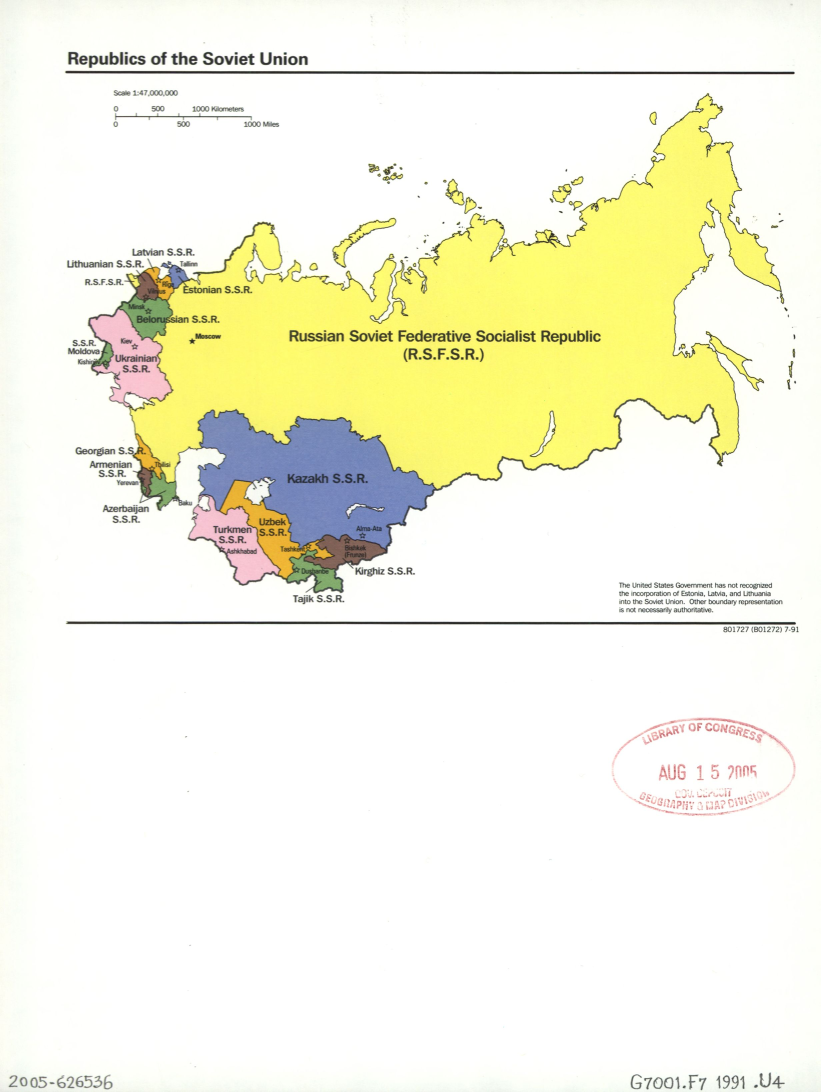
#> input picture assets/ussr-republics-1991.jpg, 2461 x 3275 px (shown at 1/3 size)
$ python trace_1991_map.py
#> lines starting #> are read from the running program, lines starting #| are printed output that depends on the picture; after the words box and inside, x2 and y2 are one past the last pixel; in counts of white or black regions, pixels touching at a corner belong together
"""Trace flat colour regions from the July 1991 CIA republic map.
The historical raster, vectorization overlays and simplified output are retained
so reviewers can inspect the boundary source. No modern country boundary data.
"""
from pathlib import Path
import json
import numpy as np
from PIL import Image,ImageDraw
from scipy import ndimage as ndi
from skimage.measure import find_contours
from skimage.morphology import remove_small_holes
from shapely.geometry import Polygon, MultiPolygon, mapping
from shapely.ops import unary_union
P=Path(__file__).resolve().parent
im=Image.open(P/"assets/ussr-republics-1991.jpg").resize((1370,1824),Image.Resampling.LANCZOS)
# Work in the main printed map only, excluding heading, legend and library stamp.
a=np.asarray(im.crop((100,140,1340,1010))).astype(float)
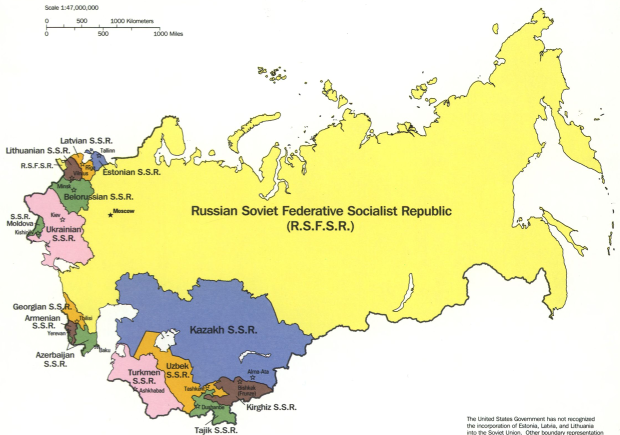
#> a: shape (870, 1240, 3) float64 (shown at 1/2 size); mean R, G, B 238.1, 236.7, 195.1
# Seed positions measured on the source image resized to 1370 px width.
seeds=[
("Russian SFSR",800,610,0),("Ukrainian SSR",225,610,2),
("Byelorussian SSR",240,525,3),("Moldavian SSR",173,600,3),
("Estonian SSR",293,461,1),("Latvian SSR",269,480,4),
("Lithuanian SSR",241,480,5),("Georgian SSR",241,753,4),
("Armenian SSR",242,802,5),("Azerbaijan SSR",273,821,3),
("Kazakh SSR",570,780,1),("Uzbek SSR",456,881,4),
("Turkmen SSR",389,912,2),("Kirghiz SSR",583,921,5),
("Tajik SSR",531,965,3)]
# Stable interior colour samples, not dark print/line pixels.
samples=[(800,610),(600,790),(228,613),(245,533),(451,865),(580,919)]
palette=[]
for x,y in samples:
    patch=np.asarray(im)[y-4:y+5,x-4:x+5].reshape(-1,3).astype(float)
    good=patch[(patch.max(1)-patch.min(1)>30)&(patch.mean(1)>100)]
    palette.append(np.median(good,axis=0))
#> after the loop, palette = [[254, 249, 110], [118, 135, 187], [239, 187, 204], [120.5, 147, 106], [235, 177, 53], [128, 98, 92]]
palette=np.array(palette)
dist=((a[:,:,None,:]-palette[None,None,:,:])**2).sum(3)
classes=dist.argmin(2)
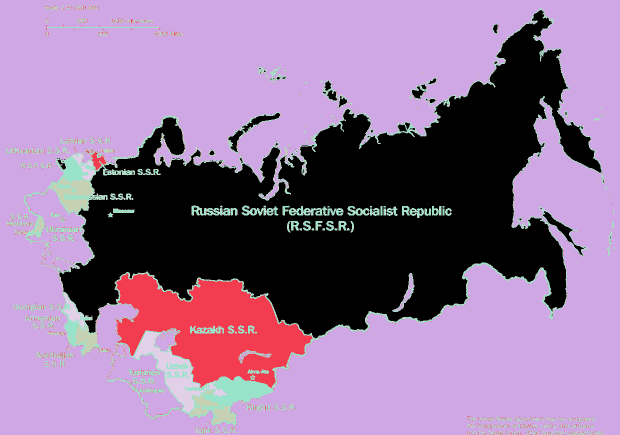
#> classes: shape (870, 1240) int64 (shown at 1/2 size); 6 distinct labels, from 0 to 5; one colour per label, 0 black
chroma=a.max(2)-a.min(2)
colored=(chroma>29)&(a.mean(2)>90)&(a.min(2)<220)
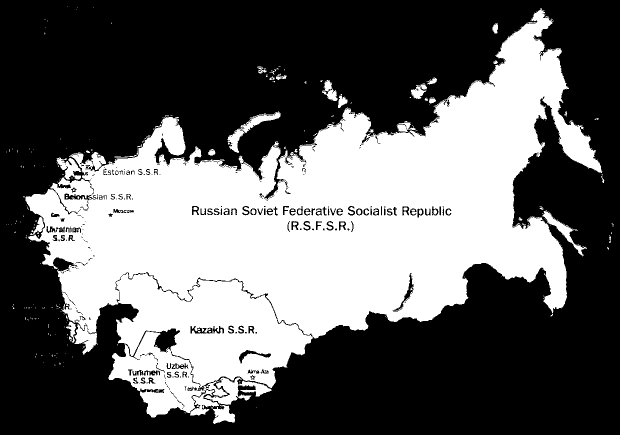
#> colored: shape (870, 1240) bool (shown at 1/2 size); 38.9% white; 297 white regions (244 under 20 px), largest, box (x1, y1, x2, y2) and area: (51, 16, 1205, 835) 405061, (409, 755, 543, 810) 2775, (455, 223, 561, 306) 1860
L=np.zeros(a.shape[:2],np.uint8)
#> L: shape (870, 1240); every value is 0
for cls in range(6):
    mask=ndi.binary_closing((classes==cls)&colored,iterations=2)
    lab,n=ndi.label(mask)
    candidates=[(i+1,x-100,y-140) for i,(name,x,y,c) in enumerate(seeds) if c==cls]
    sizes=np.bincount(lab.ravel())
    if cls==0:
        keep=np.flatnonzero(sizes>12); keep=keep[keep!=0]
        L[np.isin(lab,keep)]=1
    else:
        good=(lab>0)&(sizes[lab]>35)
        _,nearest=ndi.distance_transform_edt(~good,return_indices=True)
        for rid,x,y in candidates:
            yy,xx=nearest[:,int(y),int(x)]
            component=int(lab[yy,xx])
            L[ndi.binary_fill_holes(lab==component)]=rid
#> this loop made 6 passes
#> n on passes 1 to 6: 76, 226, 858, 2804, 2013, 3281
#> pass 1, `lab,n=ndi.label(mask)`:
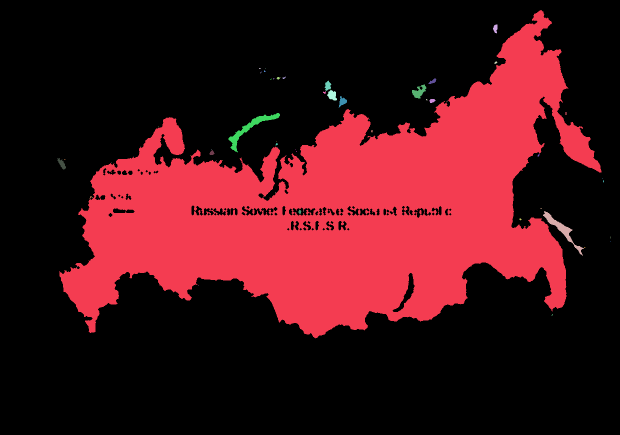
#> lab: shape (870, 1240) int32 (shown at 1/2 size); 77 distinct labels, from 0 to 76; one colour per label, 0 black
#> after the loop:
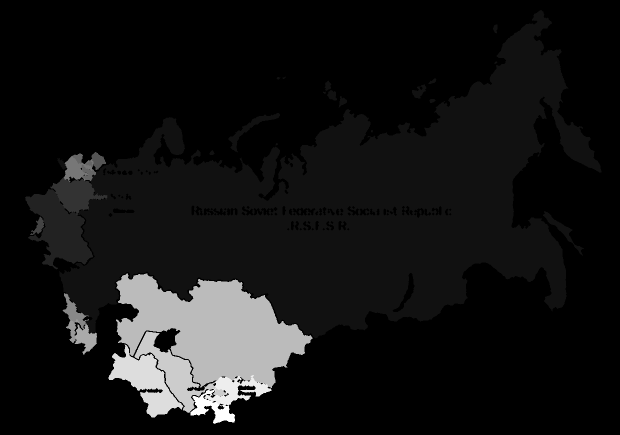
#> L: shape (870, 1240) (shown at 1/2 size); min 0, max 15, mean 1.15; drawn with min black and max white
#> after the loop:
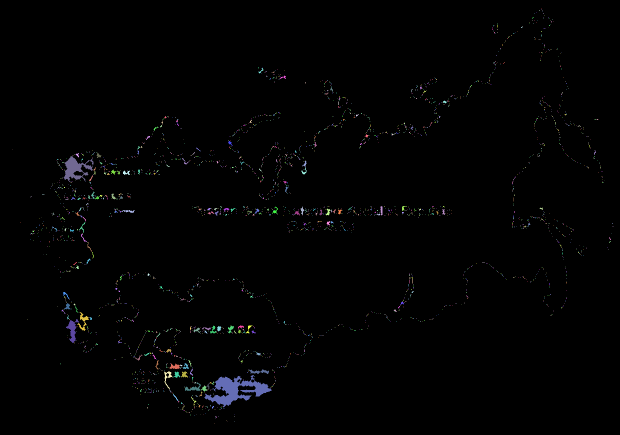
#> lab: shape (870, 1240) int32 (shown at 1/2 size); 3282 distinct labels, from 0 to 3281; one colour per label, 0 black
#> after the loop: mask: shape (870, 1240) bool; 1.4% white; 1991 white regions (1906 under 20 px), largest, box (x1, y1, x2, y2) and area: (409, 750, 550, 815) 3474, (127, 310, 187, 366) 1388, (132, 624, 184, 687) 806
land=ndi.binary_closing(L>0,iterations=2)
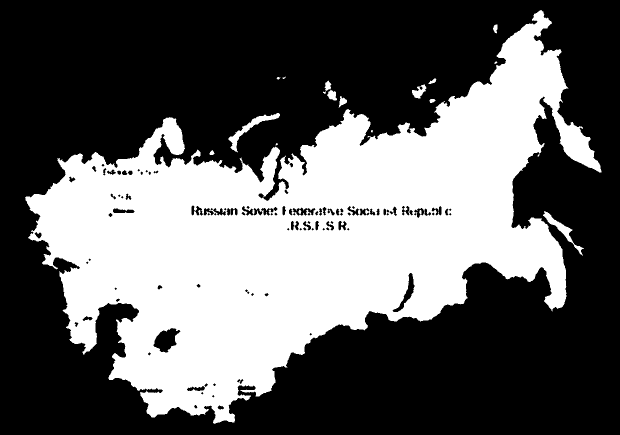
#> land: shape (870, 1240) bool (shown at 1/2 size); 38.6% white; 16 white regions (4 under 20 px), largest, box (x1, y1, x2, y2) and area: (50, 20, 1203, 848) 412731, (457, 226, 560, 305) 1414, (1086, 422, 1168, 511) 1120
#> (the run stopped early here; a loop or call above may not have finished)

$ run again, with assets/1991-map-working.png saved as assets/ussr-republics-1991.jpg
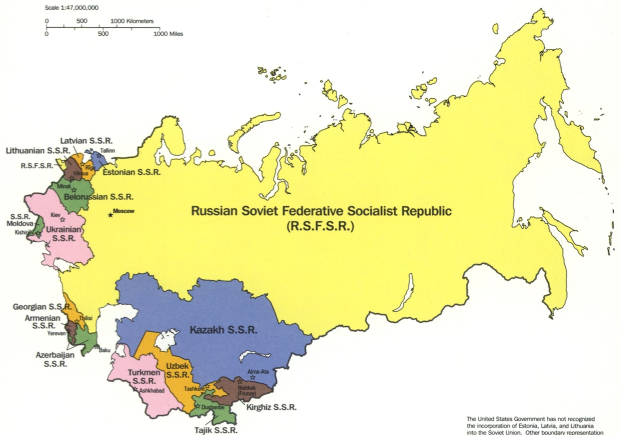
#> input picture assets/1991-map-working.png, 1240 x 870 px (shown at 1/2 size)
#> after the loop `for x,y in samples:`: palette = [[248.5, 247, 112], [250, 246, 115], [nan, nan, nan], [nan, nan, nan], [254, 251, 109], [253, 247, 110]]
#> classes: shape (870, 1240) int64; every value is 2
#> `colored=(chroma>29)&(a.mean(2)>90)&(a.min(2)<220)`:
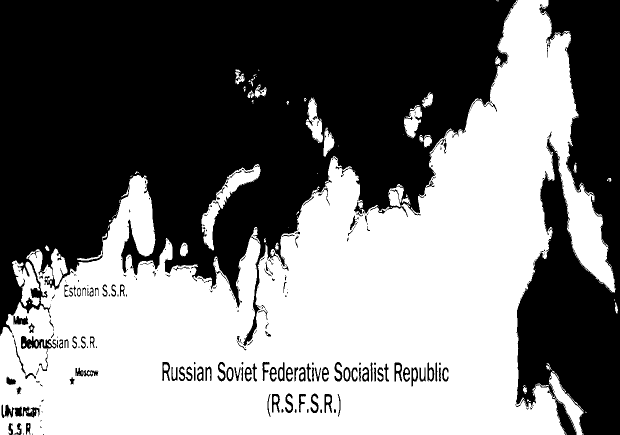
#> colored: shape (870, 1240) bool (shown at 1/2 size); 47.8% white; 162 white regions (97 under 20 px), largest, box (x1, y1, x2, y2) and area: (0, 0, 1231, 870) 498337, (403, 328, 521, 501) 4423, (24, 521, 80, 613) 2496
#> the loop `for cls in range(6):` made 6 passes
#> (n, keep) on pass 1: (0, [0])
#> `land=ndi.binary_closing(L>0,iterations=2)`:
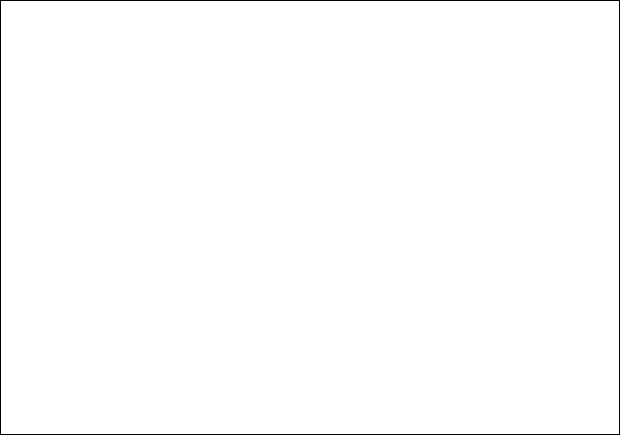
#> land: shape (870, 1240) bool (shown at 1/2 size); 99.2% white; 1 black region, box (x1, y1, x2, y2) and area: (0, 0, 1240, 870) 8424
